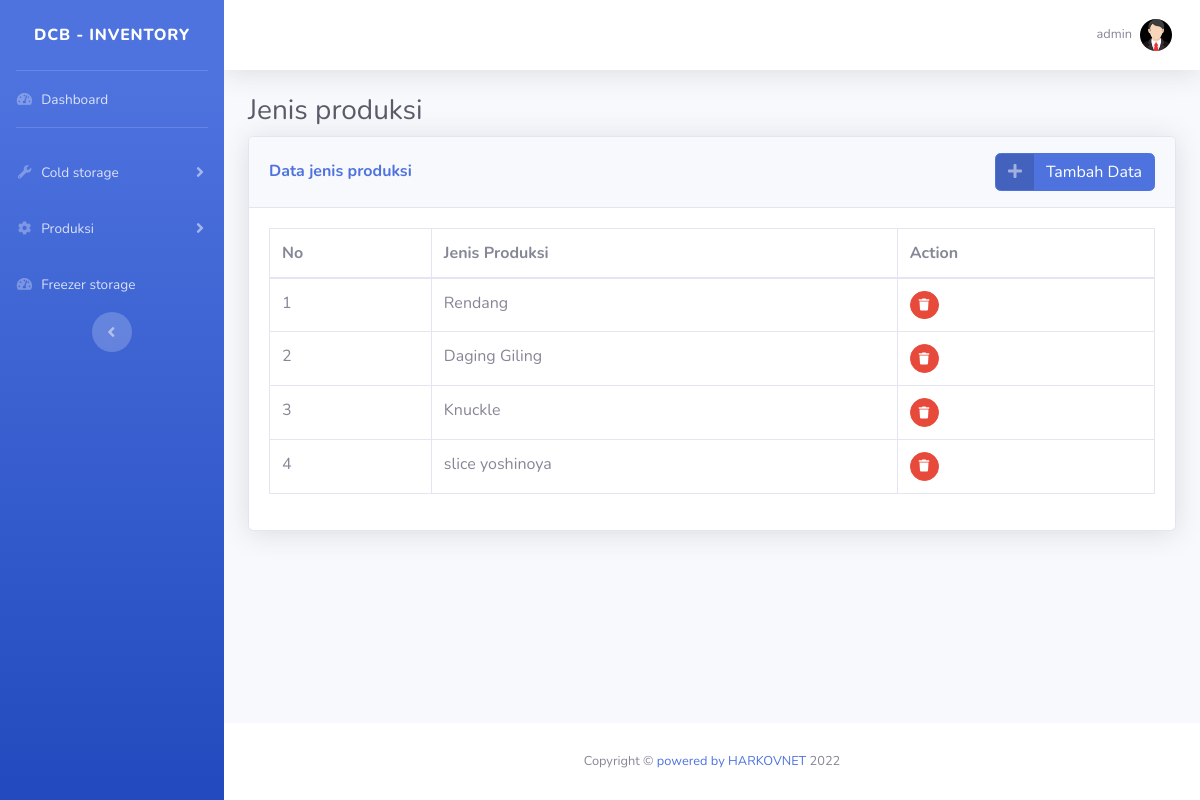
Page /Inventory/produksi/jenis_produksi.php (signed in) on the committed database.
### tables this page shows
CREATE TABLE `jenisproduksi` (
  `id` int(10) NOT NULL,
  `nama` varchar(30) NOT NULL
);

### Inventory/produksi/jenis_produksi.php (the view, shortened to what this page needs)
<!DOCTYPE html>
<?php
include '../../database.php';
?>
<html lang="en">
<head>
    <link rel="stylesheet" href="https://cdnjs.cloudflare.com/ajax/libs/font-awesome/5.15.1/css/all.min.css" />
    <link href="../../assets/css/sb-admin-2.min.css" rel="stylesheet">
    <link href="../../assets/vendor/datatables/dataTables.bootstrap4.min.css" rel="stylesheet">
</head>
<body id="page-top">
    <div id="wrapper">
        <ul class="navbar-nav bg-gradient-primary sidebar sidebar-dark accordion" id="accordionSidebar">
            <a class="sidebar-brand d-flex align-items-center justify-content-center" href="index.html">
                <div class="sidebar-brand-text mx-3">DCB - Inventory </div>
            </a>
            <hr class="sidebar-divider my-0">
            <li class="nav-item">
                <a class="nav-link" href="../index.php">
                    <i class="fas fa-fw fa-tachometer-alt"></i>
                    <span>Dashboard</span></a>
            </li>
            <hr class="sidebar-divider">
            <li class="nav-item">
                <a class="nav-link collapsed" href="#" data-toggle="collapse" data-target="#collapseUtilities" aria-expanded="true" aria-controls="collapseUtilities">
                    <i class="fas fa-fw fa-wrench"></i>
                    <span>Cold storage</span>
                </a>
            </li>
            <li class="nav-item">
                <a class="nav-link collapsed" href="#" data-toggle="collapse" data-target="#collapseTwo" aria-expanded="true" aria-controls="collapseTwo">
                    <i class="fas fa-fw fa-cog"></i>
                    <span>Produksi</span>
                </a>
            </li>
            <li class="nav-item">
                <a class="nav-link" href="../freezer/freezer_storage.php">
                    <i class="fas fa-fw fa-tachometer-alt"></i>
                    <span>Freezer storage</span></a>
            </li>
            <div class="text-center d-none d-md-inline">
                <button class="rounded-circle border-0" id="sidebarToggle"></button>
            </div>
        </ul>
        <div id="content-wrapper" class="d-flex flex-column">
            <div id="content">
                <nav class="navbar navbar-expand navbar-light bg-white topbar mb-4 static-top shadow">
                    <ul class="navbar-nav ml-auto">
                        <li class="nav-item dropdown no-arrow">
                            <a class="nav-link dropdown-toggle" href="#" id="userDropdown" role="button" data-toggle="dropdown" aria-haspopup="true" aria-expanded="false">
                                <span class="mr-2 d-none d-lg-inline text-gray-600 small"><?php echo $_SESSION['username']; ?></span>
                                <img class="img-profile rounded-circle" src="../../assets/img/static/avatar1.png">
                            </a>
                        </li>
                    </ul>
                </nav>
                <div class="container-fluid">
                    <h1 class="h3 mb-2 text-gray-800">Jenis produksi</h1>
                    <div class="card shadow mb-4">
                        <div class="card-header py-3 d-flex justify-content-between align-items-center">
                            <h6 class="m-0 font-weight-bold text-primary">Data jenis produksi</h6>
                            <a href="#" class="btn btn-primary btn-icon-split" data-toggle="modal" data-target="#exampleModal" data-whatever="@mdo">
                                <span class="icon text-white-50">
                                    <i class="fas fa-plus"></i>
                                </span>
                                <span class="text">Tambah Data</span>
                            </a>
                        </div>
                        <div class="card-body">
                            <div class="table-responsive">
                                <table class="table table-bordered" id="dataTable" width="100%" cellspacing="0">
                                    <thead>
                                        <tr>
                                            <th>No</th>
                                            <th>Jenis Produksi</th>
                                            <th>Action</th>
                                        </tr>
                                    </thead>
                                    <tbody>
                                        <?php
                                        $no = 1;
                                        $query = "SELECT * FROM jenisproduksi";
                                        $result = mysqli_query($db, $query);
                                        while ($row = mysqli_fetch_assoc($result)) {
                                        ?>
                                            <tr>
                                                <td><?php echo $no++; ?></td>
                                                <td><?php echo $row['nama']; ?></td>
                                                <td>
                                                    <?php
                                                    echo "<a href='deletejenisproduksi.php?id=" . $row['id'] . "' class='btn btn-danger btn-circle btn-sm'>
                                                    <i class='fas fa-trash'></i>
                                                    </a>";
                                                    ?>
                                                </td>
                                            </tr>
                                        <?php } ?>
                                    </tbody>
                                </table>
                            </div>
                        </div>
                    </div>
                </div>
            </div>
            <footer class="sticky-footer bg-white">
                <div class="container my-auto">
                    <div class="copyright text-center my-auto">
                        <span>Copyright &copy; <a href="http://harkovnet.manhost.my.id">powered by HARKOVNET</a></span>
                    </div>
                </div>
            </footer>
        </div>
    </div>
</body>
</html>

### rows in the picture
jenisproduksi: nama "Rendang"
jenisproduksi: nama "Daging Giling"
jenisproduksi: nama "Knuckle"
jenisproduksi: nama "slice yoshinoya"

### other values in the picture
$_SESSION['username'] "admin"
